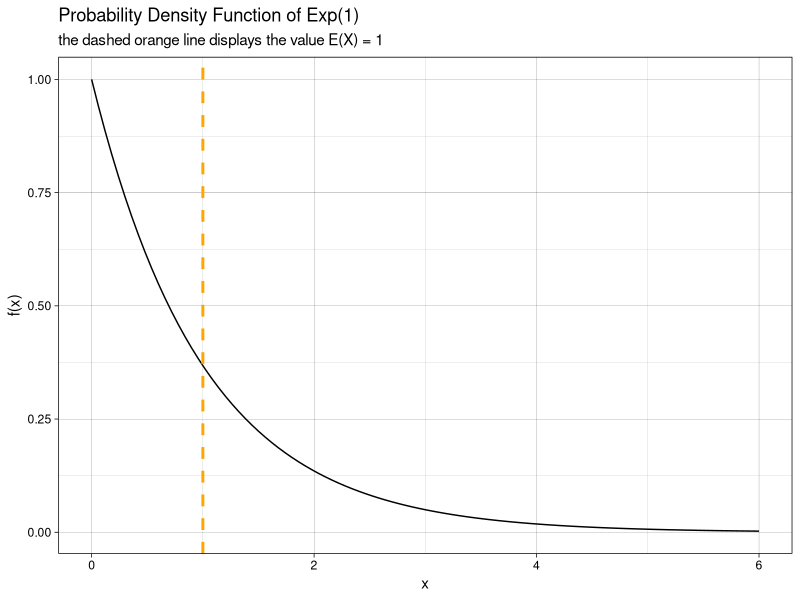
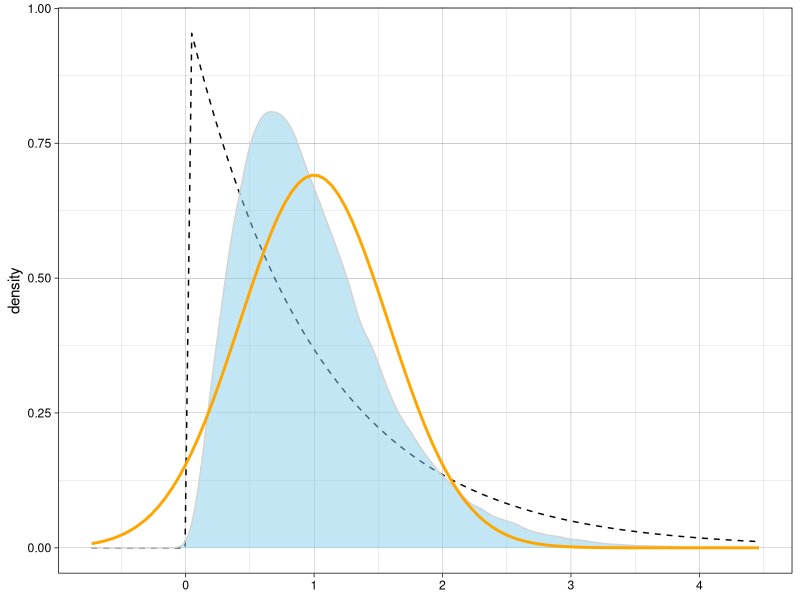
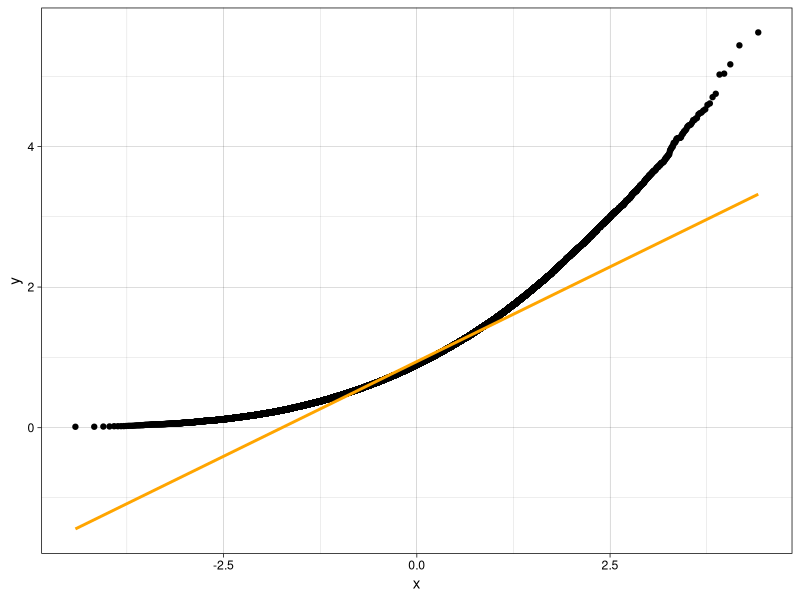
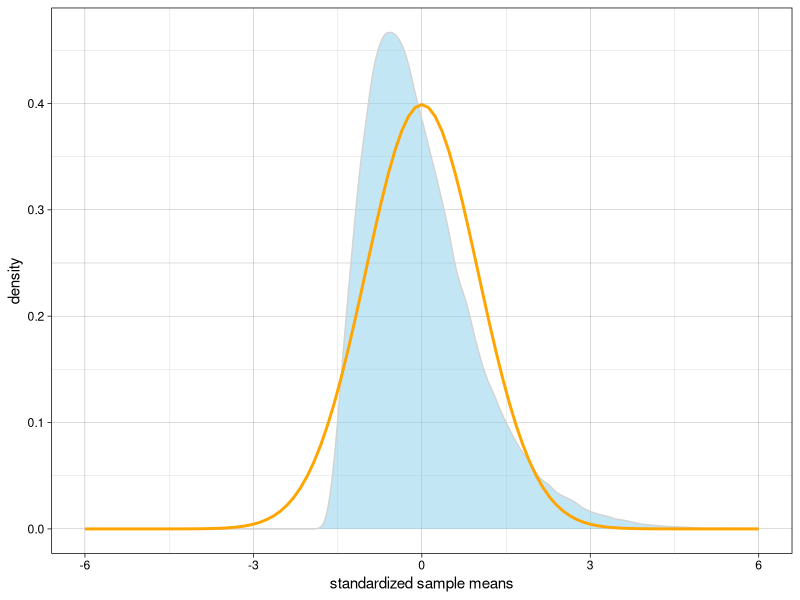
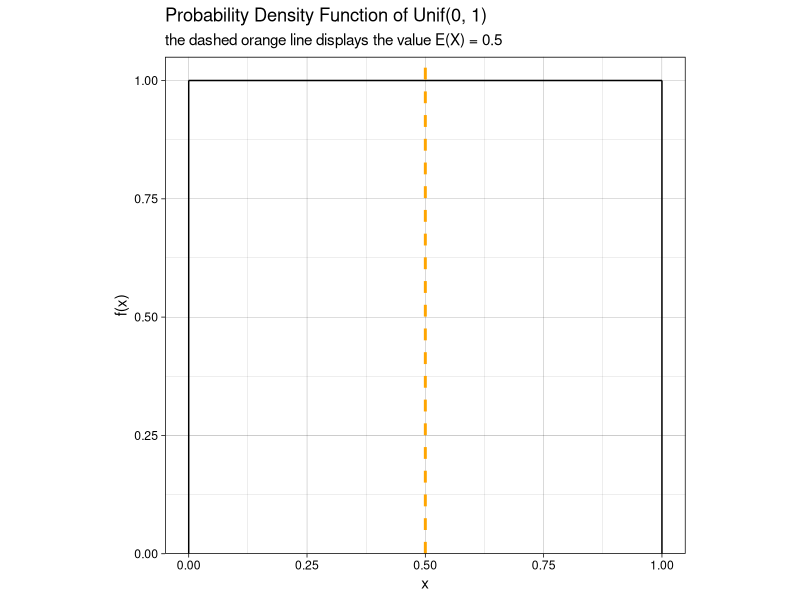
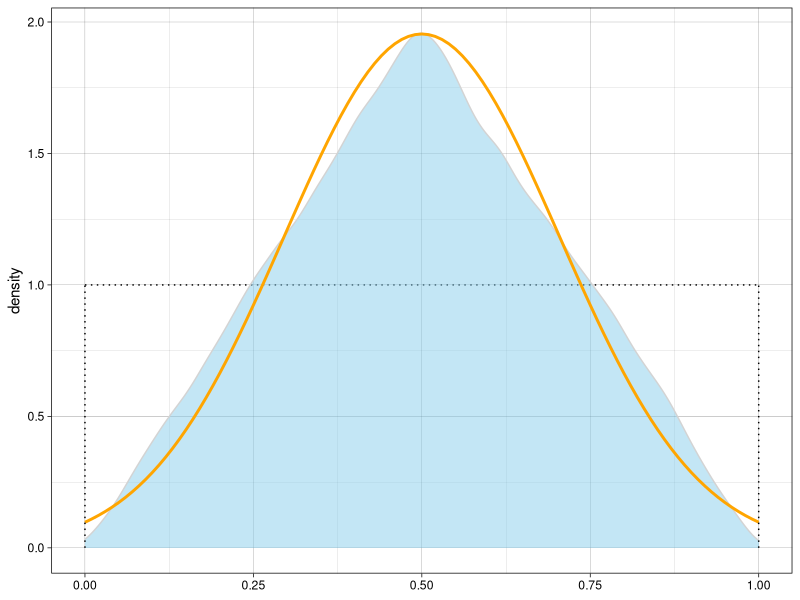
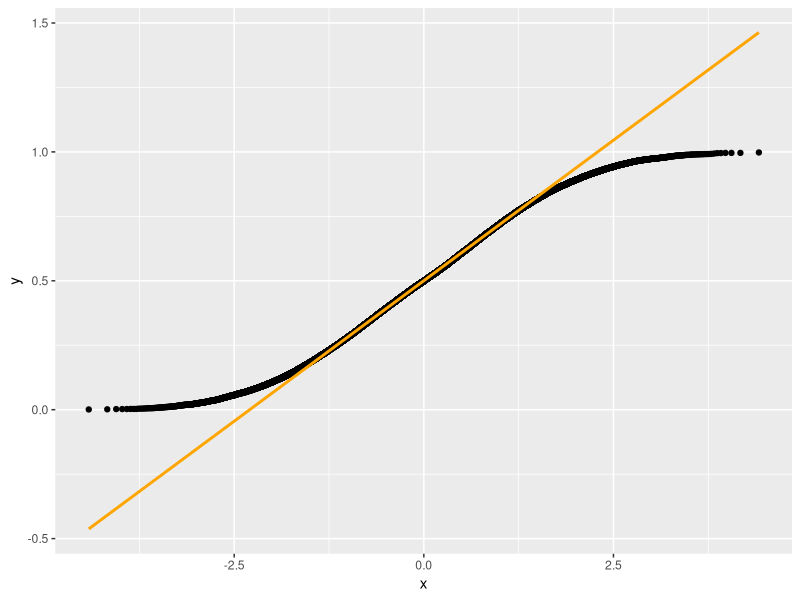
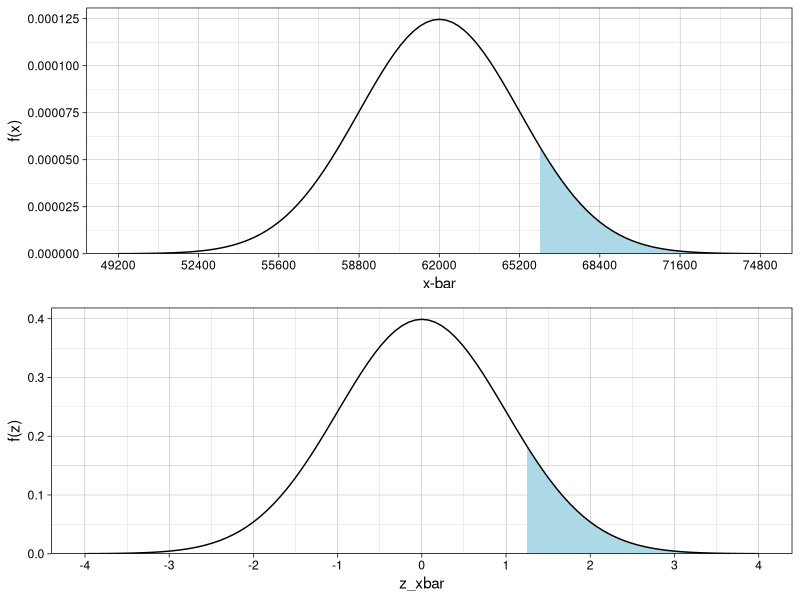

Recreate these plots in R, in order.
## ---- chunk 1
knitr::opts_chunk$set(message = FALSE, warning = FALSE, comment = NA)
## ---- chunk 2
library(tidyverse)
library(gridExtra)
## ---- chunk 3
lambda <- 1

exp_plot <- ggplot() +
  stat_function(
    fun = dexp,
    args = list(lambda),
    xlim = c(0, 6 / lambda)
  ) +
  geom_vline(
    xintercept = 1 / lambda,
    color = "orange",
    linetype = "dashed",
    size = 1
  ) +
  labs(
    title = paste("Probability Density Function of Exp(", lambda, ")", sep = ""),
    subtitle = paste("the dashed orange line displays the value E(X) = ", 1 / lambda, sep = ""),
    x = "x",
    y = "f(x)"
  ) +
  theme_linedraw()
## ---- chunk 4
exp_plot
## ---- chunk 5
lambda <- 1
n <- 3

mu <- 1 / lambda
sigma <- 1 / lambda
sigma_xbar <- sigma / sqrt(n)

sims <- 10^5
samplemeans <- numeric(sims) # create storage vector

for (i in 1:sims) {
  samplemeans[i] <- mean(rexp(n, lambda))
}

# the black dashed curve is the exponential population
# the blue curve is the simulated sampling distribution
# the heavy orange curve is a normal distribution, with
# mean mu and SD sigma_xbar, used as a visual reference
# --how do the shapes of these three densities compare?

simresults <- tibble(samplemeans)

sim_plot_exp <- ggplot(simresults) +
  stat_function(
    fun = dexp,
    args = list(lambda),
    linetype = "dashed"
  ) +
  geom_density(aes(x = samplemeans),
    color = "lightgray",
    fill = "skyblue",
    alpha = 0.5
  ) +
  stat_function(
    fun = dnorm,
    args = list(mu, sigma_xbar),
    color = "orange",
    size = 1
  ) +
  scale_x_continuous(limits = c(mu - 3 * sigma_xbar, mu + 6 * sigma_xbar)) +
  labs(x = NULL, y = "density") +
  theme_linedraw()
## ---- chunk 6
sim_plot_exp
## ---- chunk 7
ggplot(NULL, aes(sample = samplemeans)) +
  geom_qq() +
  geom_qq_line(
    color = "orange",
    size = 1
  ) +
  theme_linedraw()
## ---- chunk 8
zscores <- (samplemeans - mean(samplemeans)) / sd(samplemeans)

sim_plot_exp_z <- ggplot() +
  geom_density(aes(x = zscores),
    color = "lightgray",
    fill = "skyblue",
    alpha = 0.5
  ) +
  stat_function(
    fun = dnorm,
    args = list(0, 1),
    color = "orange",
    size = 1
  ) +
  scale_x_continuous(limits = c(-6, 6)) +
  labs(
    x = "standardized sample means",
    y = "density"
  ) +
  theme_linedraw()
## ---- chunk 9
sim_plot_exp_z
## ---- chunk 10
a <- 0
b <- 1

unif_plot <- ggplot() +
  stat_function(
    fun = dunif,
    args = list(a, b),
    xlim = c(a, b)
  ) +
  geom_vline(
    xintercept = (b - a) / 2,
    color = "orange",
    linetype = "dashed",
    size = 1
  ) +
  geom_segment(aes(
    x = c(a, b),
    xend = c(a, b),
    y = c(0, 0),
    yend = c(1 / (b - a), 1 / (b - a))
  )) +
  labs(
    title = paste("Probability Density Function of Unif(", a, ", ", b, ")", sep = ""),
    subtitle = paste("the dashed orange line displays the value E(X) = ", (b - a) / 2, sep = ""),
    x = "x",
    y = "f(x)"
  ) +
  scale_y_continuous(
    limits = c(0, 1),
    expand = expansion(mult = c(0, 0.05))
  ) +
  theme_linedraw() +
  coord_fixed() # makes the x and y axes have the same spacing
## ---- chunk 11
unif_plot
## ---- chunk 12
a <- 0
b <- 1
n <- 2

mu <- (b - a) / 2
sigma <- sqrt((a - b)^2 / 12)
sigma_xbar <- sigma / sqrt(n)

sims <- 10^5
samplemeans <- numeric(sims)

for (i in 1:sims) {
  samplemeans[i] <- mean(runif(n, a, b))
}

# the black dotted curve is the exponential population
# the blue curve is the simulated sampling distribution
# the heavy red curve is a normal distribution, mean mu
# and standard deviation sigma_xbar, used for reference
# --how do the shapes of these three densities compare?

sim_plot_unif <- ggplot() +
  stat_function(
    fun = dunif,
    args = list(a, b),
    xlim = c(a, b),
    linetype = "dotted"
  ) +
  geom_density(aes(x = samplemeans),
    color = "lightgray",
    fill = "skyblue",
    alpha = 0.5
  ) +
  stat_function(
    fun = dnorm,
    args = list(mu, sigma_xbar),
    color = "orange",
    size = 1
  ) +
  geom_segment(aes(
    x = c(a, b),
    xend = c(a, b),
    y = c(0, 0),
    yend = c(1 / (b - a), 1 / (b - a))
  ),
  linetype = "dotted"
  ) +
  labs(x = NULL, y = "density") +
  theme_linedraw()
## ---- chunk 13
sim_plot_unif
## ---- chunk 14
ggplot(NULL, aes(sample = samplemeans)) +
  geom_qq() +
  geom_qq_line(
    color = "orange",
    size = 1
  )
## ---- chunk 15
zscores <- (samplemeans - mean(samplemeans)) / sd(samplemeans)

sim_plot_unif_z <- ggplot() +
  geom_density(aes(x = zscores),
    color = "lightgray",
    fill = "skyblue",
    alpha = 0.5
  ) +
  stat_function(
    fun = dnorm,
    args = list(0, 1),
    color = "orange",
    size = 1
  ) +
  scale_x_continuous(limits = c(-6, 6)) +
  labs(
    x = "standardized sample means",
    y = "density"
  ) +
  theme_linedraw()
## ---- chunk 16
mu <- 62000
sigma <- 32000
n <- 100

x_bar <- 66000

sigma_xbar <- sigma / sqrt(n)
pnorm(x_bar, mu, sigma_xbar, lower.tail = FALSE)

z_xbar <- (x_bar - mu) / sigma_xbar
pnorm(z_xbar, lower.tail = FALSE)
## ---- chunk 17
LB <- mu - 4 * sigma_xbar # lower limit for plotting
UB <- mu + 4 * sigma_xbar # upper limit for plotting

plotXbar <- ggplot() +
  stat_function(
    fun = dnorm,
    args = list(mu, sigma_xbar),
    geom = "area",
    xlim = c(x_bar, UB),
    fill = "lightblue"
  ) +
  stat_function(
    fun = dnorm,
    args = list(mu, sigma_xbar)
  ) +
  scale_x_continuous(
    limits = c(LB, UB),
    breaks = seq(from = LB, to = UB, by = sigma_xbar)
  ) +
  scale_y_continuous(expand = expansion(mult = c(0, 0.05))) +
  labs(x = "x-bar", y = "f(x)") +
  theme_linedraw()

plotZbar <- ggplot() +
  stat_function(
    fun = dnorm,
    args = list(0, 1),
    geom = "area",
    xlim = c(z_xbar, 4),
    fill = "lightblue"
  ) +
  stat_function(
    fun = dnorm,
    args = list(0, 1)
  ) +
  scale_x_continuous(
    limits = c(-4, 4),
    breaks = seq(from = -4, to = 4, by = 1)
  ) +
  scale_y_continuous(expand = expansion(mult = c(0, 0.05))) +
  labs(x = "z_xbar", y = "f(z)") +
  theme_linedraw()
## ---- chunk 18
grid.arrange(plotXbar, plotZbar)
## ---- chunk 19
sessionInfo()
